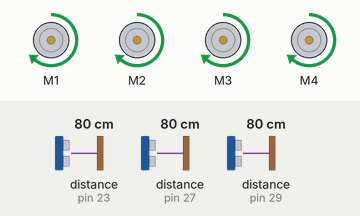
Bench run of a sketch on a simulated Arduino Mega 2560, built with avr-gcc and run on an emulated ATmega2560. On the bench: 4 × DC motor (green arrow = forward, orange = backward, longer = faster). Wiring (inferred from the names in the program): ultrasonic range finder: trigger pin 22; echo pin 23. The inputs (shaded band) are chosen by the test bench; at power-on: distance to the obstacle (sensors on pin 23, pin 27, pin 29) 80 cm. The echo pulse lasts 58.3 µs per cm; what the sketch prints to the serial monitor is not drawn.

Above: at 1.2 s.
1.3 s: distance to the obstacle (sensor on pin 23) set to 22 cm
2.8 s: distance to the obstacle (sensor on pin 23) set to 17 cm
At 3.5 s:
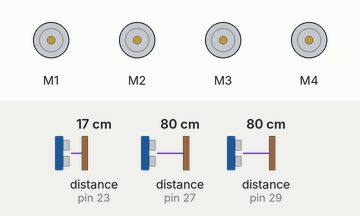
Timing chart, 0 to 5.8 s (numbered marks = the images above; inputs shaded):
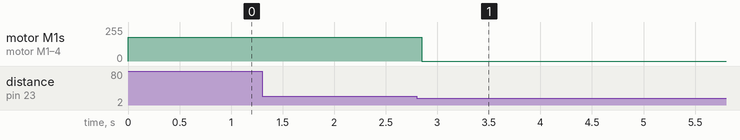

Measured:
- the behaviour switches between 20 and 19 cm on distance to the obstacle (sensor on pin 23) (found by bisection; images 0 and 1)
- after the input at 1.3 s, every drawn part: stays the same
- after the input at 2.8 s, motor M1–4: forward 180/255 → stopped after 0.05 s

The sketch:

Pista_A_candidates.ino
```cpp
#include <AFMotor.h>

// Inicializa los motores
AF_DCMotor motor1(1);  // Motor en el puerto M1
AF_DCMotor motor2(2);  // Motor en el puerto M2
AF_DCMotor motor3(3);  // Motor en el puerto M3
AF_DCMotor motor4(4);  // Motor en el puerto M4

// Pines de los sensores ultrasónicos
const int trigPinFront = 22, echoPinFront = 23;
const int trigPinBack = 24, echoPinBack = 25;
const int trigPinLeft = 26, echoPinLeft = 27;
const int trigPinRight = 28, echoPinRight = 29;

// Distancia mínima para considerar un obstáculo (en cm)
const int obstacleDistance = 18;

// Variables que almaenan los valores Derecha/Izquierda
int distDcha = 0;
int distIzda = 0;

void setup() {
  Serial.begin(9600);

  // Configuración incial de los motores
  motor1.setSpeed(180);
  motor1.run(RELEASE);
  motor2.setSpeed(180);
  motor2.run(RELEASE);
  motor3.setSpeed(180);
  motor3.run(RELEASE);
  motor4.setSpeed(180);
  motor4.run(RELEASE);

  // Configura los pines de los sensores
  pinMode(trigPinFront, OUTPUT);
  pinMode(echoPinFront, INPUT);
  pinMode(trigPinBack, OUTPUT);
  pinMode(echoPinBack, INPUT);
  pinMode(trigPinLeft, OUTPUT);
  pinMode(echoPinLeft, INPUT);
  pinMode(trigPinRight, OUTPUT);
  pinMode(echoPinRight, INPUT);
}

void loop() {
  int ddistanceFront = 0;
  int ddistanceLeft = 0;
  int ddistanceRight = 0;
  moveForward();
  long distanceFront = readUltrasonicDistance(trigPinFront, echoPinFront);

  // Imprime las distancias en el Monitor Serial (opcional para pruebas)
  Serial.print("Front: ");
  Serial.print(ddistanceFront);
  Serial.print(" cm, Left: ");
  Serial.print(ddistanceLeft);
  Serial.print(" cm, Right: ");
  Serial.println(ddistanceRight);

  // Decide la dirección basada en las lecturas
  if (distanceFront <= obstacleDistance) {
    stopMotors();
    moveBackward();
    delay(500);
    stopMotors();
    long distanceRight = readUltrasonicDistance(trigPinLeft, echoPinLeft);
    delay(1000);
    long distanceLeft = readUltrasonicDistance(trigPinRight, echoPinRight);
    delay(1000);
    if (distanceRight <= obstacleDistance){
      turnRight();
      stopMotors();
    }
    else if (distanceLeft <= obstacleDistance){
      turnLeft();
      stopMotors();
    }
  }
else{
  moveForward();
  }
}

// Función para obtener la distancia con un sensor
long readUltrasonicDistance(int trigPin, int echoPin) {
  digitalWrite(trigPin, LOW);
  delayMicroseconds(2);
  digitalWrite(trigPin, HIGH);
  delayMicroseconds(10);
  digitalWrite(trigPin, LOW);

  long duration = pulseIn(echoPin, HIGH);
  long distance = duration / 59;
  return distance;
}

// Funciones de movimiento
void moveForward() {
  motor1.run(FORWARD);
  motor2.run(FORWARD);
  motor3.run(FORWARD);
  motor4.run(FORWARD);
}

void stopMotors() {
  motor1.run(RELEASE);
  motor2.run(RELEASE);
  motor3.run(RELEASE);
  motor4.run(RELEASE);
}

void turnLeft() {
  motor1.setSpeed(250);
  motor2.setSpeed(250);
  motor3.setSpeed(250);
  motor4.setSpeed(250);
  motor1.run(FORWARD);
  motor2.run(BACKWARD);
  motor3.run(FORWARD);
  motor4.run(BACKWARD);
  delay(850);
}

void turnRight() {
  motor1.setSpeed(200);
  motor2.setSpeed(200);
  motor3.setSpeed(200);
  motor4.setSpeed(200);
  motor1.run(BACKWARD);
  motor2.run(FORWARD);
  motor3.run(BACKWARD);
  motor4.run(FORWARD);
  delay(850);
}

void moveBackward() {
  motor1.run(RELEASE);
  motor2.run(RELEASE);
  motor3.run(RELEASE);
  motor4.run(RELEASE);
}
```
